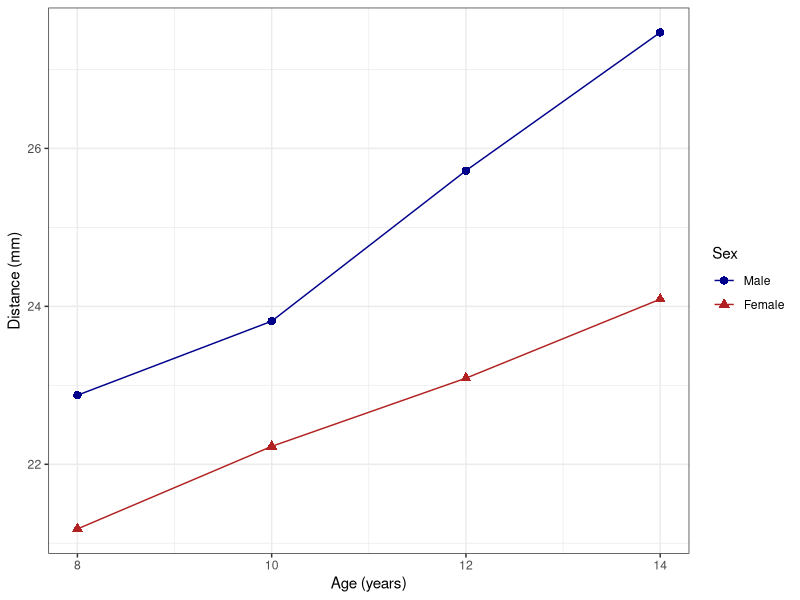
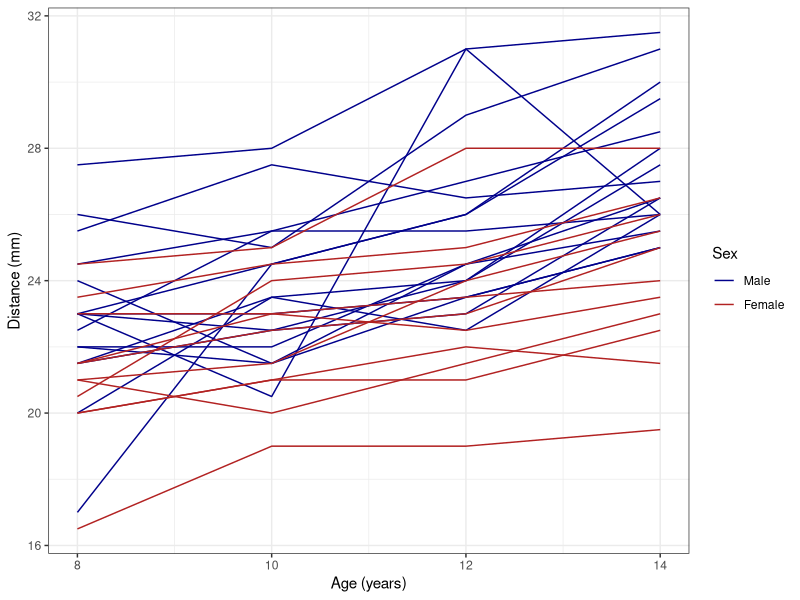
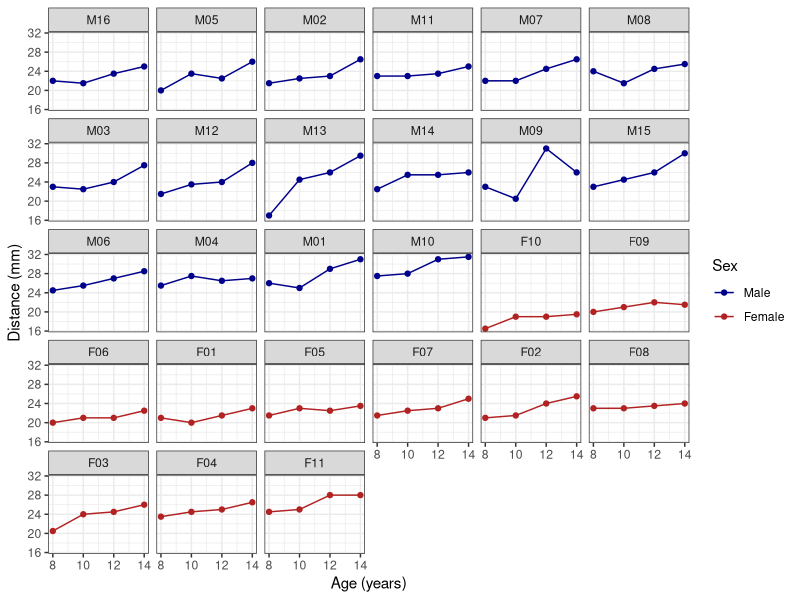
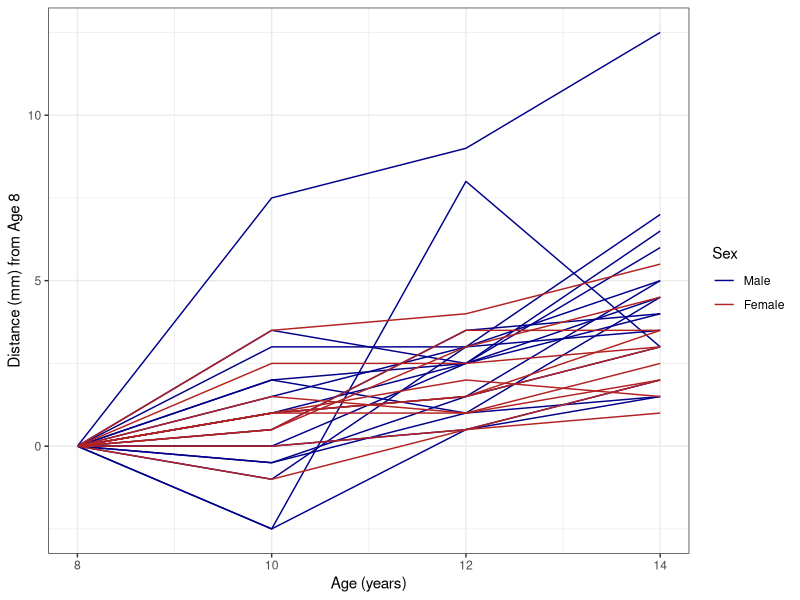
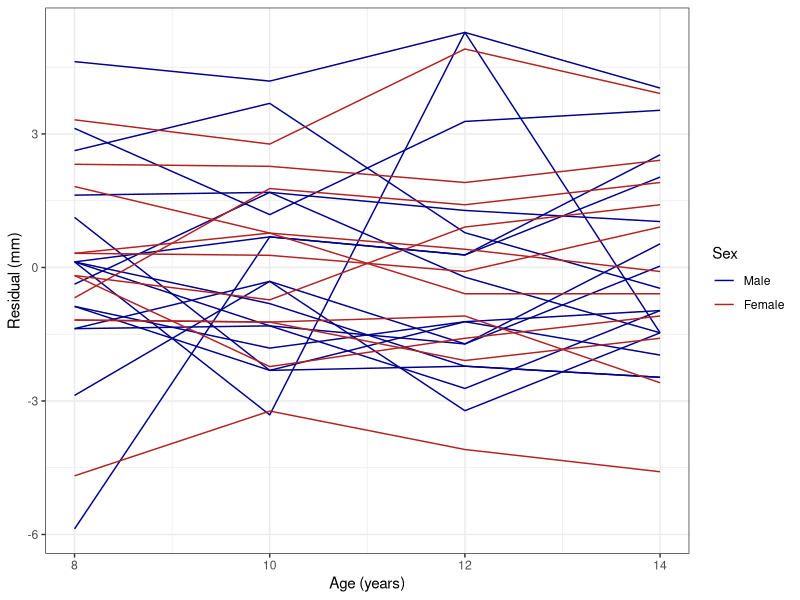
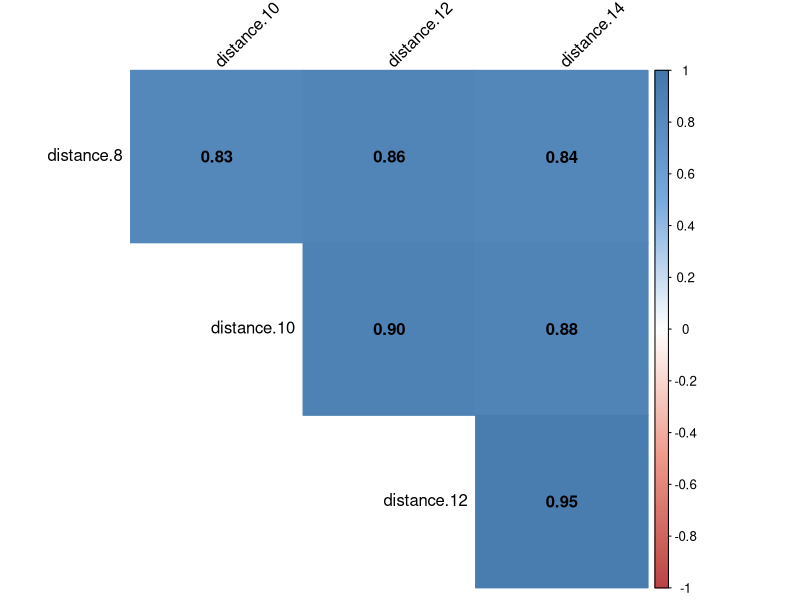
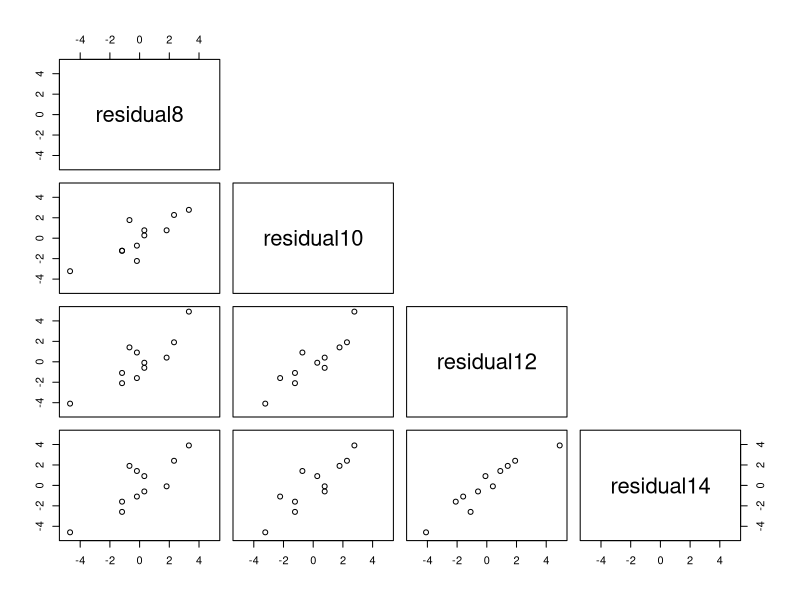

Write R code to recreate these figures, in order.
## Module 1 Code

library(tidyverse)
library(corrplot)

## Load dental dataset
library(nlme)
data(Orthodont)
head(Orthodont)


## ~~~~ Exploratory Data Analysis ~~~~ ##

## Wide Format
ortho_wide <- Orthodont %>%
  pivot_wider(names_from = age,
              names_prefix = "distance.",
              values_from = distance)
head(ortho_wide)


## Long Format
ortho_long <- ortho_wide %>%
  pivot_longer(cols = starts_with("distance."),
               names_to = "age",
               names_prefix="distance.",
               values_to = "distance")


## Summary statistics by sex
by(ortho_wide[,-c(1,2)], INDICES = ortho_wide$Sex, FUN=summary)



## Summary of means

summary_ortho_long <- Orthodont %>% group_by(Sex, age) %>%
  summarise(mean_dist = mean(distance))

## Plot of means

pal2use <- c("darkblue", "firebrick")

ggplot(data=summary_ortho_long, 
       aes(x=age, y=mean_dist, group=Sex, colour=Sex))+
  geom_line() + geom_point(aes(shape = Sex), size=2.5) +
  xlab("Age (years)") + ylab("Distance (mm)") + theme_bw() + 
  scale_colour_manual(values = pal2use)

## Spaghetti plot: Distance vs Age

ggplot(data=Orthodont, 
       aes(x=age, y=distance, group=Subject, colour=Sex))+
  geom_line() +
  xlab("Age (years)") + ylab("Distance (mm)") + theme_bw() + 
  scale_colour_manual(values = pal2use)

## Subject-specific Plots

ggplot(data=Orthodont, 
       aes(x=age, y=distance, group=Subject, colour=Sex)) +
  facet_wrap(. ~ Subject, ncol=6) + 
  geom_line() + geom_point() +
  xlab("Age (years)") + ylab("Distance (mm)") + theme_bw() + 
  scale_colour_manual(values = pal2use)

## Spaghetti plot: Growth vs Age

Orthodont <- Orthodont %>% 
  arrange(Subject, age) %>% 
  group_by(Subject) %>% 
  mutate(growth = distance-distance[1L])
ggplot(data=Orthodont, 
       aes(x=age, y=growth, group=Subject, colour=Sex))+
  geom_line() +
  xlab("Age (years)") + ylab("Distance (mm) from Age 8") + theme_bw() + 
  scale_colour_manual(values = pal2use)

## Spaghetti plot: Residual vs Time 

### Subtract out the mean by sex and age to get the "residual"
Orthodont <- Orthodont %>% group_by(Sex, age) %>% 
  mutate(mean_dist = mean(distance))

Orthodont$residual <- Orthodont$distance - Orthodont$mean_dist

ggplot(data=Orthodont, 
       aes(x=age, y=residual, group=Subject, colour=Sex))+
  geom_line() +
  xlab("Age (years)") + ylab("Residual (mm)") + theme_bw() + 
  scale_colour_manual(values = pal2use)

## Empirical covariance and correlation
cov_mat_f <- cov(ortho_wide %>% filter(Sex == "Female") %>% 
                   dplyr::select(dplyr::starts_with("distance")))
cov_mat_f

cor_mat_f <- cor(ortho_wide %>% filter(Sex == "Female") %>% 
                   dplyr::select(dplyr::starts_with("distance")))
cor_mat_f

## Visualizations of correlation

col <- colorRampPalette(c("#BB4444", "#EE9988", "#FFFFFF", "#77AADD", "#4477AA"))
corrplot(cor_mat_f, method="color", col=col(200),  
         type="upper", order="original", 
         addCoef.col = "black",
         tl.col="black", tl.srt=45,
         diag=FALSE )

Orthodont <- Orthodont %>% 
  group_by(Sex, age) %>% 
  mutate(residual = distance - mean(distance)) %>% 
  ungroup()
Orthodontf <- Orthodont %>% 
  filter(Sex=="Female")
ortho_widef <- Orthodontf %>% 
  dplyr::select(age, Subject, residual) %>%
  pivot_wider(names_from = age,
              names_prefix = "residual",
              values_from = residual)

pairs(ortho_widef[,2:5], upper.panel = NULL, diag.panel = NULL,
      xlim=c(-5,5), ylim=c(-5,5))


